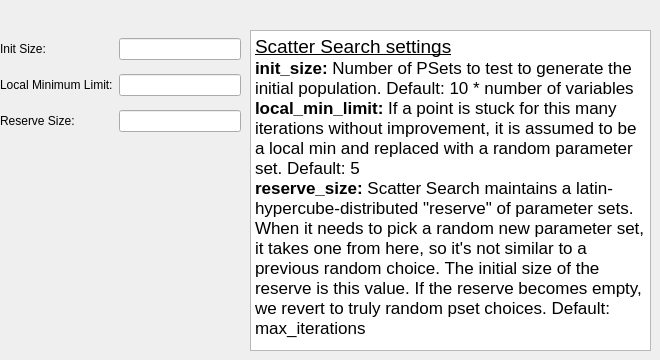
         <widget class="QWidget" name="page_3">
          <widget class="QWidget" name="gridLayoutWidget_6">
           <property name="geometry">
            <rect>
             <x>0</x>
             <y>30</y>
             <width>241</width>
             <height>111</height>
            </rect>
           </property>
           <layout class="QGridLayout" name="ss_layout">
            <item row="0" column="1">
             <widget class="QLineEdit" name="init_size"/>
            </item>
            <item row="2" column="0">
             <widget class="QLabel" name="rslabel">
              <property name="text">
               <string>Reserve Size:</string>
              </property>
             </widget>
            </item>
            <item row="2" column="1">
             <widget class="QLineEdit" name="reserve_size"/>
            </item>
            <item row="0" column="0">
             <widget class="QLabel" name="intslabel">
              <property name="text">
               <string>Init Size:</string>
              </property>
             </widget>
            </item>
            <item row="1" column="1">
             <widget class="QLineEdit" name="local_min_limit">
              <property name="text">
               <string/>
              </property>
             </widget>
            </item>
            <item row="1" column="0">
             <widget class="QLabel" name="lmllabel">
              <property name="text">
               <string>Local Minimum Limit:</string>
              </property>
             </widget>
            </item>
           </layout>
          </widget>
          <widget class="QTextEdit" name="textEdit_4">
           <property name="geometry">
            <rect>
             <x>250</x>
             <y>30</y>
             <width>401</width>
             <height>321</height>
            </rect>
           </property>
           <property name="html">
            <string>&lt;!DOCTYPE HTML PUBLIC &quot;-//W3C//DTD HTML 4.0//EN&quot; &quot;http://www.w3.org/TR/REC-html40/strict.dtd&quot;&gt;
&lt;html&gt;&lt;head&gt;&lt;meta name=&quot;qrichtext&quot; content=&quot;1&quot; /&gt;&lt;style type=&quot;text/css&quot;&gt;
p, li { white-space: pre-wrap; }
&lt;/style&gt;&lt;/head&gt;&lt;body style=&quot; font-family:'.SF NS Text'; font-size:13pt; font-weight:400; font-style:normal;&quot;&gt;
&lt;p style=&quot; margin-top:0px; margin-bottom:0px; margin-left:0px; margin-right:0px; -qt-block-indent:0; text-indent:0px;&quot;&gt;&lt;span style=&quot; font-size:14pt; text-decoration: underline;&quot;&gt;Scatter Search settings&lt;/span&gt;&lt;/p&gt;
&lt;p style=&quot; margin-top:0px; margin-bottom:0px; margin-left:0px; margin-right:0px; -qt-block-indent:0; text-indent:0px;&quot;&gt;&lt;span style=&quot; font-weight:600;&quot;&gt;init_size:&lt;/span&gt; Number of PSets to test to generate the initial population. Default: 10 * number of variables&lt;/p&gt;
&lt;p style=&quot; margin-top:0px; margin-bottom:0px; margin-left:0px; margin-right:0px; -qt-block-indent:0; text-indent:0px;&quot;&gt;&lt;span style=&quot; font-weight:600;&quot;&gt;local_min_limit:&lt;/span&gt; If a point is stuck for this many iterations without improvement, it is assumed to be a local min and replaced with a random parameter set. Default: 5&lt;/p&gt;
&lt;p style=&quot; margin-top:0px; margin-bottom:0px; margin-left:0px; margin-right:0px; -qt-block-indent:0; text-indent:0px;&quot;&gt;&lt;span style=&quot; font-weight:600;&quot;&gt;reserve_size:&lt;/span&gt; Scatter Search maintains a latin-hypercube-distributed &amp;quot;reserve&amp;quot; of parameter sets. When it needs to pick a random new parameter set, it takes one from here, so it's not similar to a previous random choice. The initial size of the reserve is this value. If the reserve becomes empty, we revert to truly random pset choices. Default: max_iterations&lt;/p&gt;&lt;/body&gt;&lt;/html&gt;</string>
           </property>
           <property name="textInteractionFlags">
            <set>Qt::TextSelectableByKeyboard|Qt::TextSelectableByMouse</set>
           </property>
          </widget>
         </widget>
